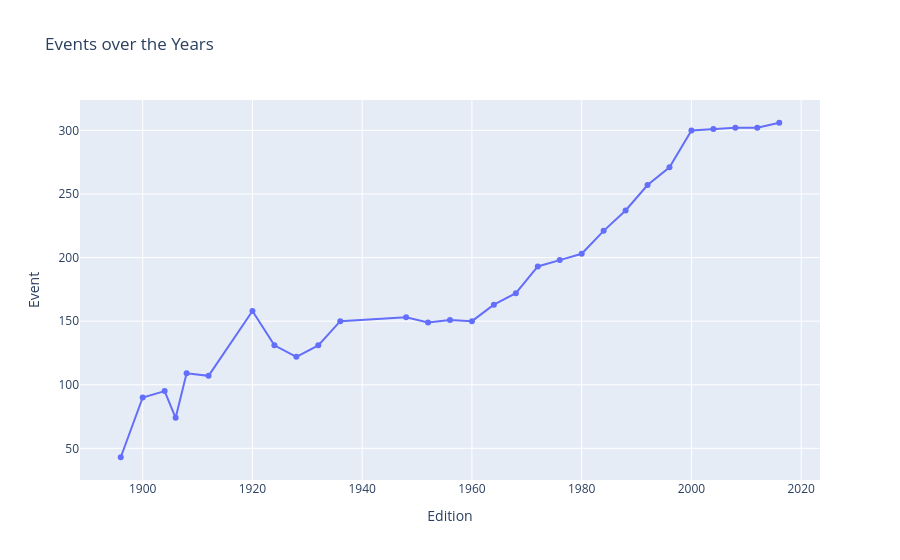

This figure's notebook cell:
### Code cell
events_over_time = data_over_time(df, 'Event')
fig = px.line(events_over_time, x='Edition', y='Event',
              title='Events over the Years', markers=True)
fig.show()

### Figure 1 — Plotly figure (JSON) as saved in the notebook; plotly's stock layout.template omitted (floating-point values rounded to 4 significant figures)
{"data": [{"hovertemplate": "Edition=%{x}<br>Event=%{y}<extra></extra>", "legendgroup": "", "line": {"color": "#636efa", "dash": "solid"}, "marker": {"symbol": "circle"}, "mode": "lines+markers", "name": "", "orientation": "v", "showlegend": false, "type": "scatter", "x": [1896, 1900, 1904, 1906, 1908, 1912, 1920, 1924, 1928, 1932, 1936, 1948, 1952, 1956, 1960, 1964, 1968, 1972, 1976, 1980, 1984, 1988, 1992, 1996, 2000, 2004, 2008, 2012, 2016], "xaxis": "x", "y": [43, 90, 95, 74, 109, 107, 158, 131, 122, 131, 150, 153, 149, 151, 150, 163, 172, 193, 198, 203, 221, 237, 257, 271, 300, 301, 302, 302, 306], "yaxis": "y"}], "layout": {"legend": {"tracegroupgap": 0}, "title": {"text": "Events over the Years"}, "xaxis": {"anchor": "y", "domain": [0, 1], "title": {"text": "Edition"}}, "yaxis": {"anchor": "x", "domain": [0, 1], "title": {"text": "Event"}}}}
